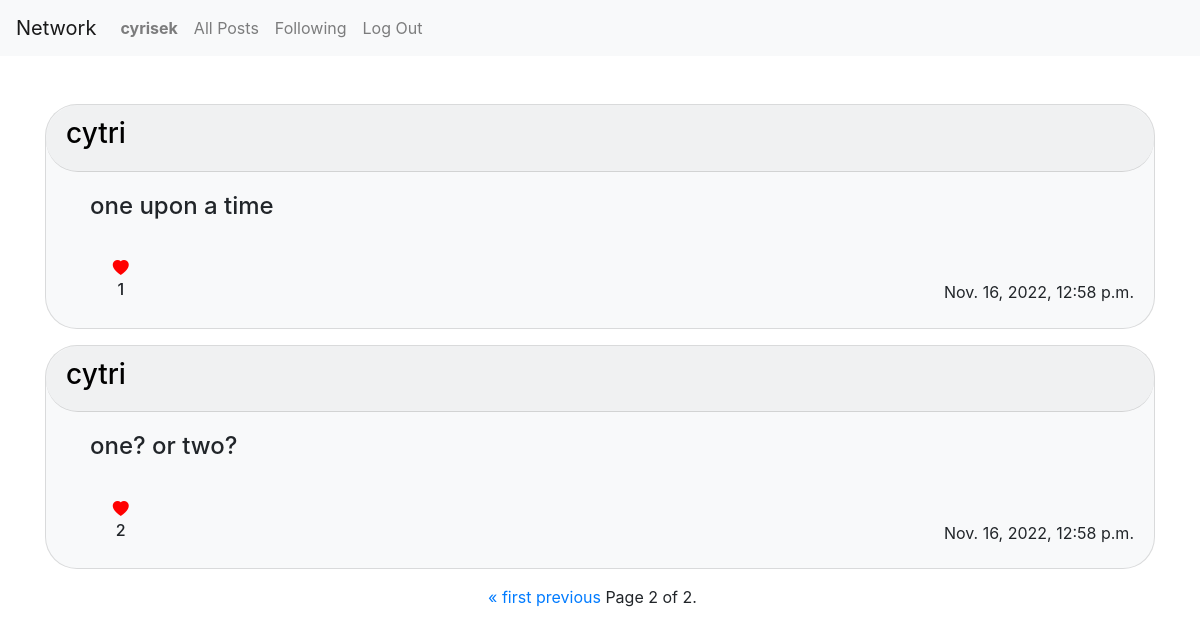
Screenshot of /following?page=2 (signed in) with the database file from the repository.
### network/models.py (models this page shows, shortened)
class User(AbstractUser):
    pass

class Post(models.Model):
    user = models.ForeignKey(User, on_delete=models.CASCADE)
    body = models.TextField(blank=True)
    timestamp = models.DateTimeField(auto_now_add=True)
    likes = models.ManyToManyField(
        User, default=None, related_name="liked_posts")

### network/views.py (the view)
# urls.py: path("following", views.following, name="following"),
@ login_required
def following(request):
    user = request.user
    profiles = Profile.objects.filter(followers=user)
    liked_posts = user.liked_posts.all()
    posts = []
    for profile in profiles:
        user_post = Post.objects.filter(
            user_id=profile.user_id).order_by('-timestamp')
        for post in user_post:
            posts.append(post)
    paginator = Paginator(posts, 3)
    page_number = request.GET.get('page')
    page_obj = paginator.get_page(page_number)
    return render(request, "network/following.html", {
        "page_obj": page_obj,
        "liked_posts": liked_posts,
    })

### network/templates/network/following.html (shortened to what this page needs)
{% extends "network/layout.html" %}
{% block body %}
{% if user.is_authenticated %}
<div id="view_post" class="container justify-content-center mt-5">
    {% for post in page_obj %}
    <div class="card bg-light mb-3 d-flex justify-content-center">
        <div class="card-header">
            <a style="color: black;" href="{% url 'profile' id=post.user %}">
                <h3 id="username">{{post.user}}</h3>
            </a>
        </div>
        <div class="card-body">
            <div class="row ml-4">
                <h4 id="body" class="card-title">{{post.body}}</h4>
            </div>
            <div class="row d-flex justify-content-between">
                {% if request.user.is_authenticated %}
                <div id="button-{{post.id}}" class="col-1 ml-4 mt-4 text-center">
                    {% if post in liked_posts %}
                    <i class="bi bi-heart-fill" id="{{post.id}}"></i>
                    {% else %}
                    <i class="bi bi-heart" id="{{post.id}}"></i>
                    {% endif %}
                    <h6 id="likes-{{post.id}}">{{post.likes.count}}</h6>
                </div>
                {% endif %}
                <div class="col-7 d-flex justify-content-end mt-5">
                    <p class="card-text">{{post.timestamp}}</p>
                </div>
            </div>
        </div>
    </div>
    {% endfor %}
</div>
<div class="pagination container justify-content-center">
    <span class="step-links">
        {% if page_obj.has_previous %}
        <a href="?page=1">&laquo; first</a>
        <a href="?page={{ page_obj.previous_page_number }}">previous</a>
        {% endif %}
        <span class="current">
            Page {{ page_obj.number }} of {{ page_obj.paginator.num_pages }}.
        </span>
    </span>
</div>
{% endif%}
{% endblock %}

### network/templates/network/layout.html (shortened to what this page needs)
{% load static %}
<!DOCTYPE html>
<html lang="en">
<head>
    <link rel="stylesheet" href="https://stackpath.bootstrapcdn.com/bootstrap/4.4.1/css/bootstrap.min.css"
>
    <link href="{% static 'network/styles.css' %}" rel="stylesheet">
    <link rel="stylesheet" href="https://cdn.jsdelivr.net/npm/bootstrap-icons@1.9.1/font/bootstrap-icons.css"
>
    <link rel="stylesheet"
        href="https://cdn.jsdelivr.net/npm/@fortawesome/fontawesome-free@6.2.0/css/fontawesome.min.css"
>
</head>
<body>
    <nav class="navbar navbar-expand-lg navbar-light bg-light">
        <a class="navbar-brand" href="#">Network</a>
        <div>
            <ul class="navbar-nav mr-auto">
                {% if user.is_authenticated %}
                <li class="nav-item">
                    <a class="nav-link"
                        href="{% url 'profile' id=user.username %}"><strong>{{request.user.username}}</strong></a>
                </li>
                {% endif %}
                <li class="nav-item">
                    <a class="nav-link" id="inbox" href="{% url 'index' %}">All Posts</a>
                </li>
                {% if user.is_authenticated %}
                <li class="nav-item">
                    <a class="nav-link" id="following" href="{% url 'following' %}">Following</a>
                </li>
                <li class="nav-item">
                    <a class="nav-link" href="{% url 'logout' %}">Log Out</a>
                </li>
                {% endif %}
            </ul>
        </div>
    </nav>
    <div class="body">
        {% block body %}
        {% endblock %}
    </div>
</body>
</html>

### network/static/network/styles.css (style rules this page uses)
* { padding: 0px; margin: 0px; }
body { height: 100vh; }
.bi-heart-fill { color: red; }
.card { border-radius: 2rem; }
.card-header { border-radius: inherit !important; }

### rows the page displays
User: user.username "cyrisek"
Post: user "cytri", body "one upon a time", likes.count "1", timestamp "Nov. 16, 2022, 12:58 p.m."
Post: user "cytri", body "one? or two?", likes.count "2", timestamp "Nov. 16, 2022, 12:58 p.m."

### other values shown
{{ page_obj.number }} "2"
{{ page_obj.paginator.num_pages }} "2"
